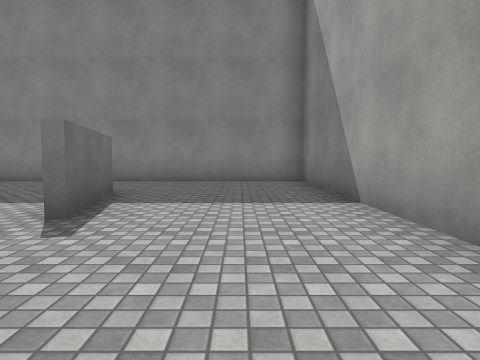
view 1 (above)

13 first-person views from a walk through a 3-D level made in the Unity game engine. The camera is 1.2 m above the floor, tilts 4° down and sees 75° across. The floor is counted in squares, 2 m on a side. Each view is taken from the middle of a square. On the plan, view 1 faces up. The plan holds only what a view shows up to about 9 squares ahead; the rest is blank. The player is left out. Surface patterns are stand-ins for the level's own textures.

view 2
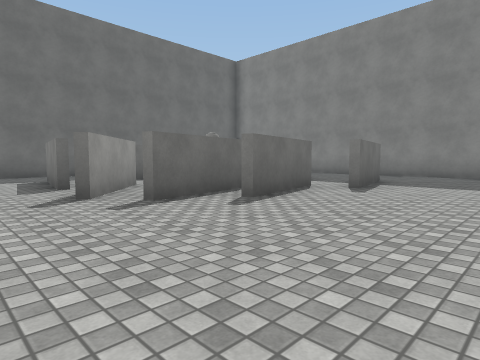

view 3
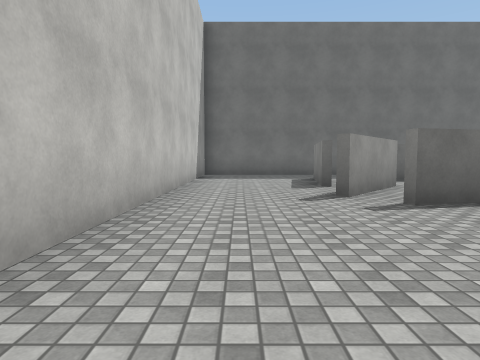

view 4
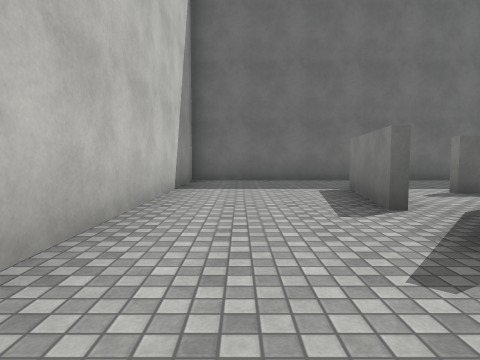

view 5
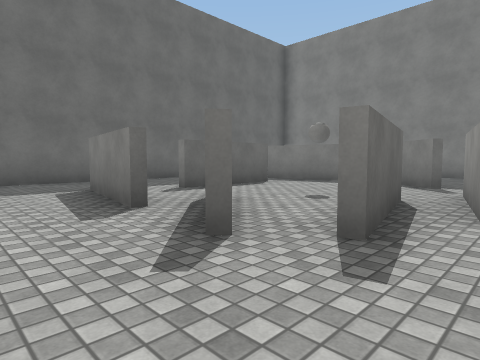

view 6
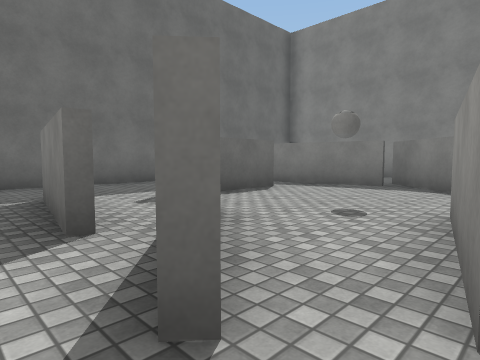

view 7
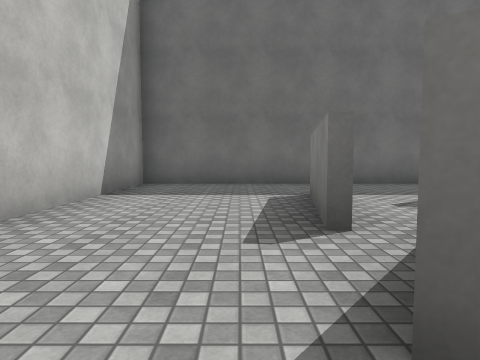

view 8
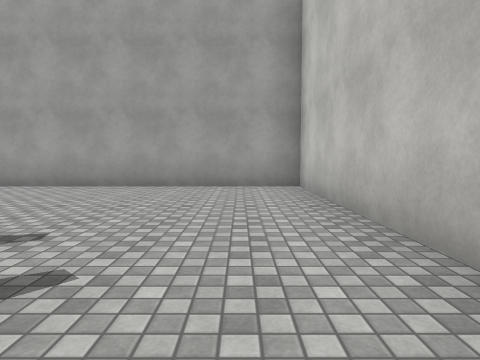

view 9
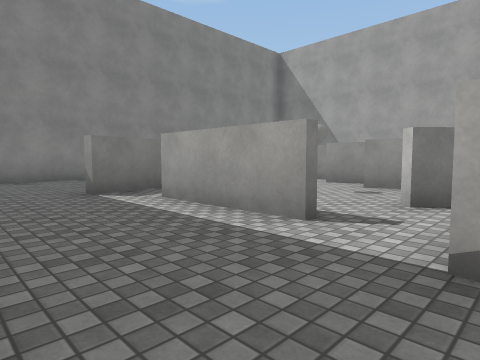

view 10
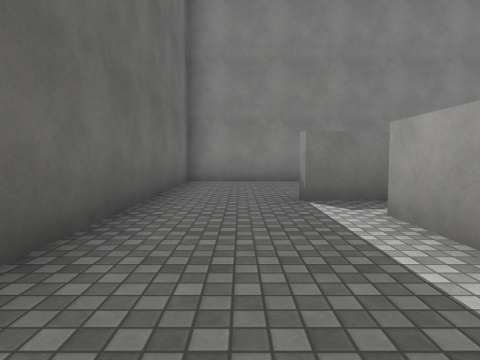

view 11
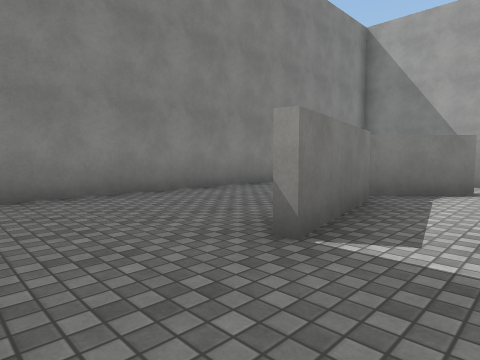

view 12
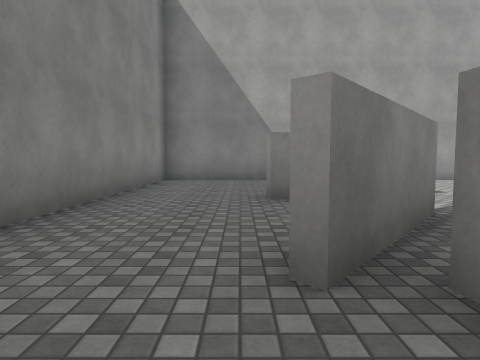

view 13
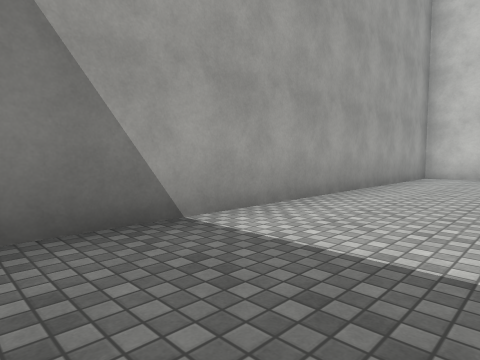

### Floor plan
Ten units are one square. View 1 is at (0, 0); x grows to the right and y downward. Boxes are objects, and circles mark ways between rooms. Rooms are numbered by the first view taken in them; rooms with no view inside come last. Other rooms are left out.
<svg viewBox="-108 -86 129 134">
<path fill="none" stroke="#000" d="M-35 -19 -29 8M-28 -30 -22 -5M-55 13 -82 8M-23 -57 -17 -30M-103 6 -103 43 16 43 16 -81 -26 -81M-74 -6 -74 -34M-20 -35 -25 -55M-26 -81 -103 -81 -103 6M-58 -4 -37 14M-36 -39 -57 -57M-72 -34 -72 -6M-25 -8 -30 -30M-54 -49 -81 -43M-32 8 -37 -18"/>
<circle cx="-20" cy="-65" r="3" fill="#2a7"/>
<circle cx="-95" cy="10" r="3" fill="#2a7"/>
<circle cx="-70" cy="-30" r="3" fill="#2a7"/>
<text x="-20" y="0">1</text>
<text x="-80" y="-50">2</text>
<text x="-50" y="-20">3</text>
</svg>
Room 1 opens to room 2. Room 2 opens to room 3.

Where each view was taken, in squares from view 1:
view 1: 0 up, 0 right, facing up
view 2: 3 down, 1 right, facing up-left
view 3: 3 down, 1 right, facing left
view 4: 3 down, 2 left, facing left
view 5: 3 down, 2 left, facing up-left
view 6: 2 down, 3 left, facing up-left
view 7: 2 down, 3 left, facing left
view 8: 3 down, 5 left, facing right
view 9: 1 down, 10 left, facing up-right
view 10: 0 up, 9 left, facing up
view 11: 3 up, 10 left, facing up-right
view 12: 6 up, 7 left, facing right
view 13: 6 up, 1 left, facing down-right
